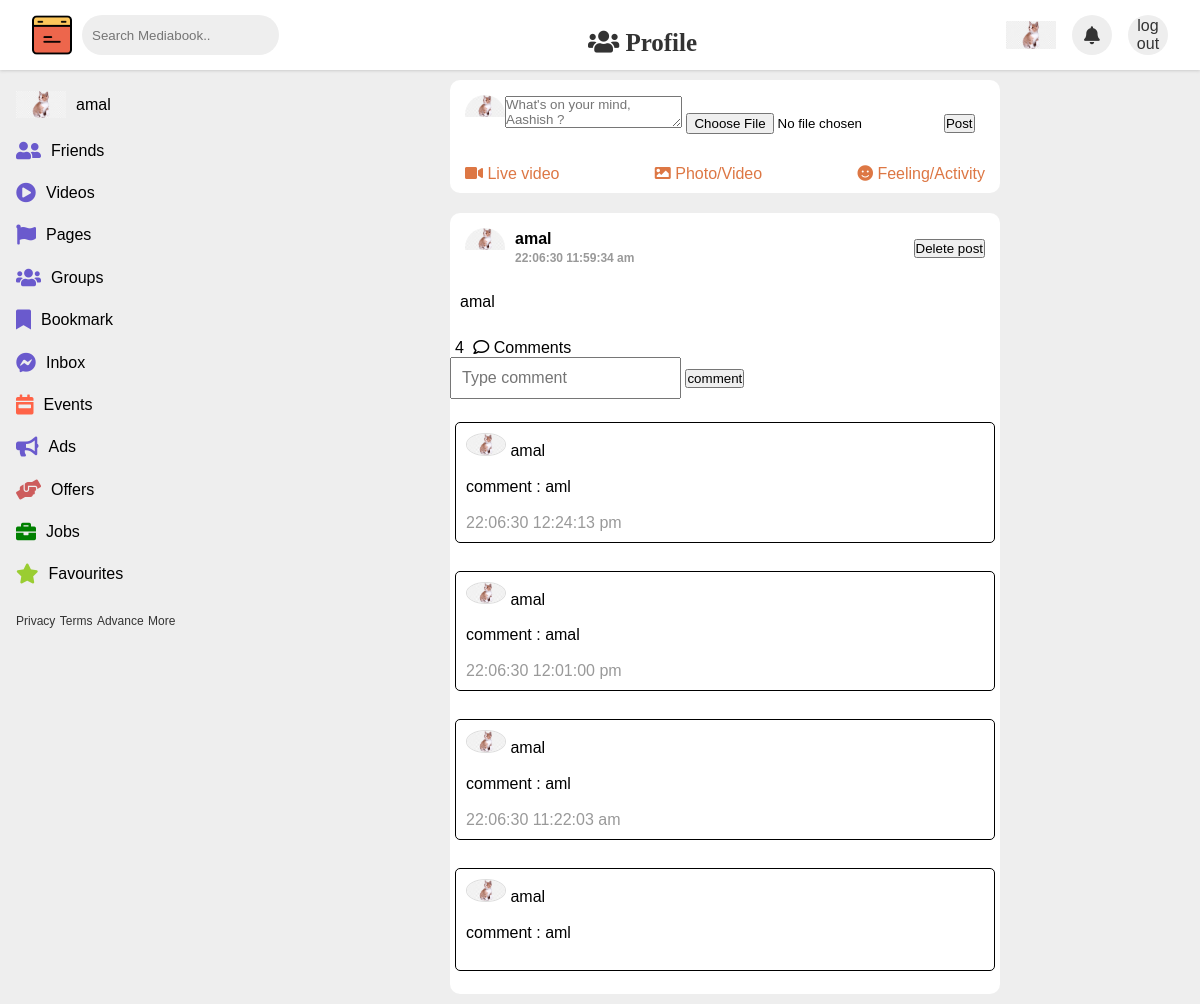
The page /homepage.php (signed in) on the database as committed earlier.
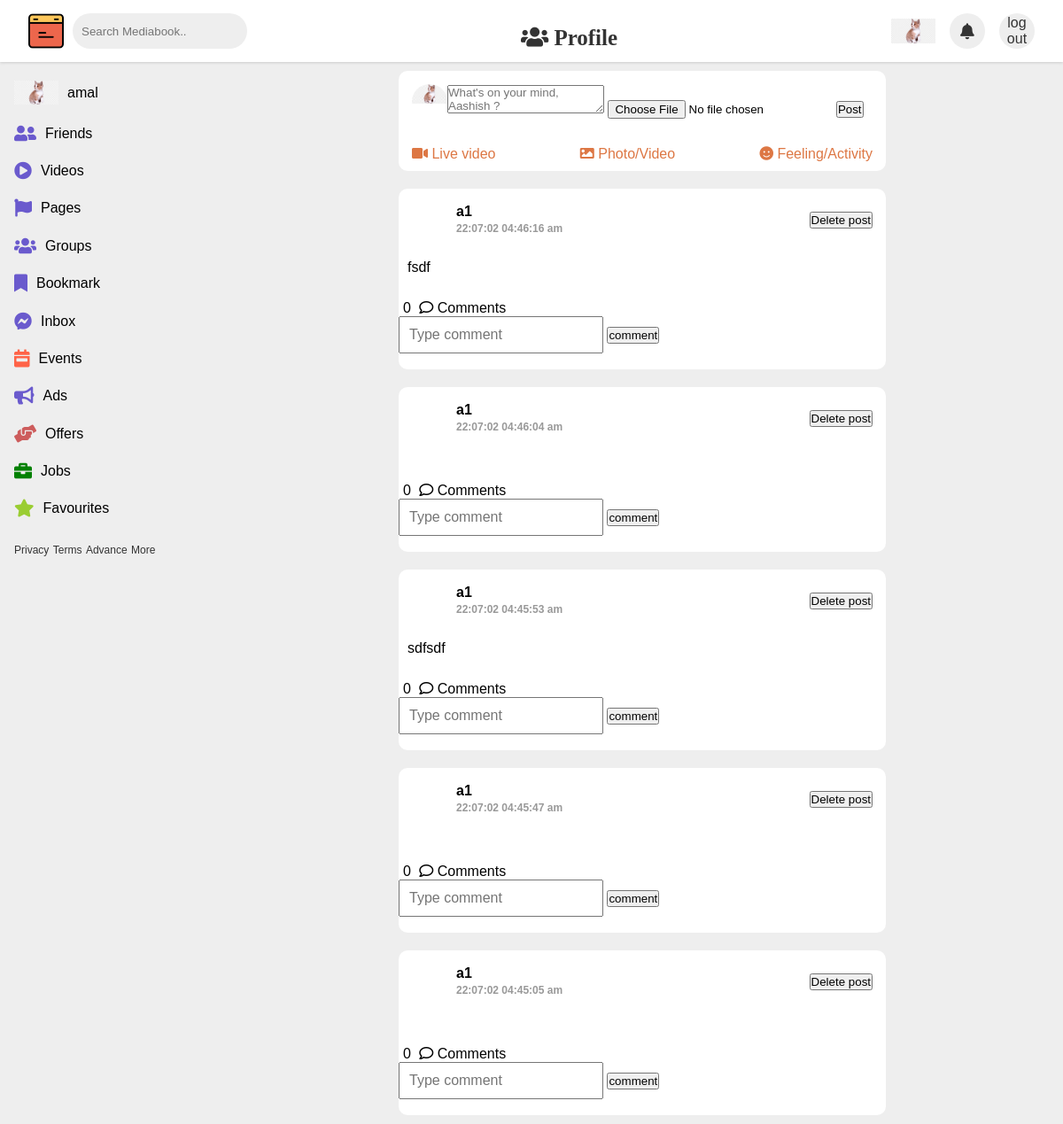
The same page on the database as committed later.
### tables this page shows
CREATE TABLE `users` (
  `userId` int(255) NOT NULL,
  `username` varchar(255) NOT NULL,
  `email` varchar(255) NOT NULL,
  `password` varchar(255) NOT NULL,
  `name_img` varchar(255) NOT NULL
);

CREATE TABLE `user_post` (
  `post_id` int(255) NOT NULL,
  `userId` int(255) NOT NULL,
  `written_text` varchar(255) DEFAULT NULL,
  `comments` int(255) NOT NULL,
  `likes` int(255) NOT NULL,
  `created_datetime` text NOT NULL,
  `img_url` text DEFAULT NULL
);

CREATE TABLE `post_comment` (
  `comment_id` int(255) NOT NULL,
  `post_id` int(255) NOT NULL,
  `userId` int(255) NOT NULL,
  `comment_text` varchar(255) NOT NULL,
  `created_datetime` varchar(255) NOT NULL
);

### homepage.php (the view, shortened to what the changed rows need)
<?php
require 'config.php';
$userId = $_SESSION['user_Id'];
$name = $_SESSION['username'];
?>
<!DOCTYPE html>
<html lang="en">
<head>
    <link rel="stylesheet" href="https://cdnjs.cloudflare.com/ajax/libs/font-awesome/5.15.4/css/all.min.css" />
    <link rel="stylesheet" type="text/css" href="stylehome.css">
</head>
<body>
    <nav>
        <div class="nav-right">
        <?php
            $sql3 = "SELECT name_img from users WHERE userId=" . $userId;
            $result = mysqli_query($conn, $sql3);
            if ($result->num_rows > 0) {
                while ($row = $result->fetch_assoc()) {
                    $img = './image/' . $row['name_img'];
                    echo "<img src='$img' style='max-width:50px ';>";
                }
            }
            ?>
            <a href="#">
                <i class="fa fa-bell"></i>
            </a>
            <a href="logout.php" style="text-align: center;" >
            log out
            </a>
        </div>
    </nav>
    <div class="container">
        <div class="left-panel">
            <ul>
                <li>
                <?php
                    $sql3 = "SELECT name_img from users WHERE userId=" . $userId;
                    $result = mysqli_query($conn, $sql3);
                    if ($result->num_rows > 0) {
                        while ($row = $result->fetch_assoc()) {
                            $img = './image/' . $row['name_img'];
                            echo "<img src='$img' style='max-width:50px ';>";
                        }
                    }
                    ?>
                    <p> <?php echo $name ?></p>
                </li>
            </ul>
        </div>
        <div class="middle-panel">
            <div class="post create">
                <div class="post-top">
                    <div class="dp">
                    <?php
                        $sql3 = "SELECT name_img from users WHERE userId=" . $userId;
                        $result = mysqli_query($conn, $sql3);
                        if ($result->num_rows > 0) {
                            while ($row = $result->fetch_assoc()) {
                                $img = './image/' . $row['name_img'];
                                echo "<img src='$img' style='max-width:90px ';>";
                            }
                        }
                        ?>
                    </div>
                </div>
            </div>
            <?php
            $sql2 = "SELECT p.written_text, p.created_datetime, p.userId, p.post_id, p.img_url,u.username, u.name_img
            FROM user_post as p JOIN users as u WHERE p.userId = u.userId  ORDER BY p.created_datetime DESC";
            $res = mysqli_query($conn, $sql2);
            if ($res->num_rows > 0) {
                while ($row = $res->fetch_assoc()) {
                    $comments_count_result = mysqli_query($conn, "SELECT COUNT(*) FROM post_comment WHERE post_id = $row[post_id]");
                    $count_row = $comments_count_result->fetch_array();
                    $comments_count = $count_row[0];
                    $post_img = './image/' . $row['img_url'];
                    $img = './image/' . $row['name_img'];
     echo '<div class="post">
                <div class="post-top">
                    <div class="dp">
                        <img src="' . $img . '" alt="">
                    </div>
                    <div class="post-info">' .
                        '<p class="name">' . $row['username'] . '</p>' .
                        '<span class="time">' . $row['created_datetime'] . '</span>' .
                    '</div>
                <i >
                <form action="" method="post">
                <input type="hidden" name="post_id" value=' . $row['post_id'] . '>
                    <input type="submit" name="delete" value="Delete post">
                    </form>
</i>
                </div>
            <div class="post-content">' .
                        $row['written_text'] .
            '</div>'.
            '
            <div>
            <img src="' . $post_img . '" style="max-width: 400px" alt="">
    </div>
            <div>
                <span style= margin:5px>' . $comments_count . '</span>
                <i class="far fa-comment"></i>
                <span>Comments</span>
                <br>
                <form method="post" action="">
                    <input type="hidden" name="post_id" value= ' . $row['post_id'] . '>
                    <input class="post-content" type="text" name="comment" placeholder="Type comment" >
                    <input type="submit" value="comment" name="subcomment">
                </form>
                <div class = "commentst">' . '<br>';
                $sql = "SELECT c.comment_text ,c.created_datetime ,c.userId ,c.comment_id,c.post_id,
                u.username FROM post_comment as c JOIN users as u WHERE post_id = $row[post_id] and
                 u.userId = c.userId  ORDER BY c.created_datetime DESC";
                $res2 = mysqli_query($conn, $sql);
                if ($res2->num_rows > 0) {
                    while ($row2 = $res2->fetch_assoc()) {
                     echo '<div class = "comments">';
                     echo " <img style = 'border: 1px solid #ddd; border-radius: 100%;  width: 40px;'src= '$img';";
                        echo "<p>  $row2[username] </p>" . "<br>" .
                         "<p> comment :  $row2[comment_text] </p> ". "<br>" .
                        "<span class = 'time'> $row2[created_datetime] </span>" . '</div>' . '<br>';
                                }
                            }
            echo '</div></div>
            </div>';
                }
            }
            ?>
        </div>
</body>
</html>

Rows that differ between the two databases and show on the page:
removed user_post: userId.name_img (picture), userId.username "amal", created_datetime "22:06:30 11:59:34 am", written_text "amal", comments_count "4"
no longer on this page (row unchanged): post_comment: userId.name_img (picture), userId.username "amal", comment_text "aml", created_datetime "22:06:30 12:24:13 pm"
no longer on this page (row unchanged): post_comment: userId.name_img (picture), userId.username "amal", comment_text "amal", created_datetime "22:06:30 12:01:00 pm"
no longer on this page (row unchanged): post_comment: userId.name_img (picture), userId.username "amal", comment_text "aml", created_datetime "22:06:30 11:22:03 am"
no longer on this page (row unchanged): post_comment: userId.name_img (picture), userId.username "amal", comment_text "aml"
added user_post: userId.username "a1", created_datetime "22:07:02 04:46:16 am", written_text "fsdf", comments_count "0"
added user_post: userId.username "a1", created_datetime "22:07:02 04:46:04 am", comments_count "0"
added user_post: userId.username "a1", created_datetime "22:07:02 04:45:53 am", written_text "sdfsdf", comments_count "0"
added user_post: userId.username "a1", created_datetime "22:07:02 04:45:47 am", comments_count "0"
added user_post: userId.username "a1", created_datetime "22:07:02 04:45:05 am", comments_count "0"
